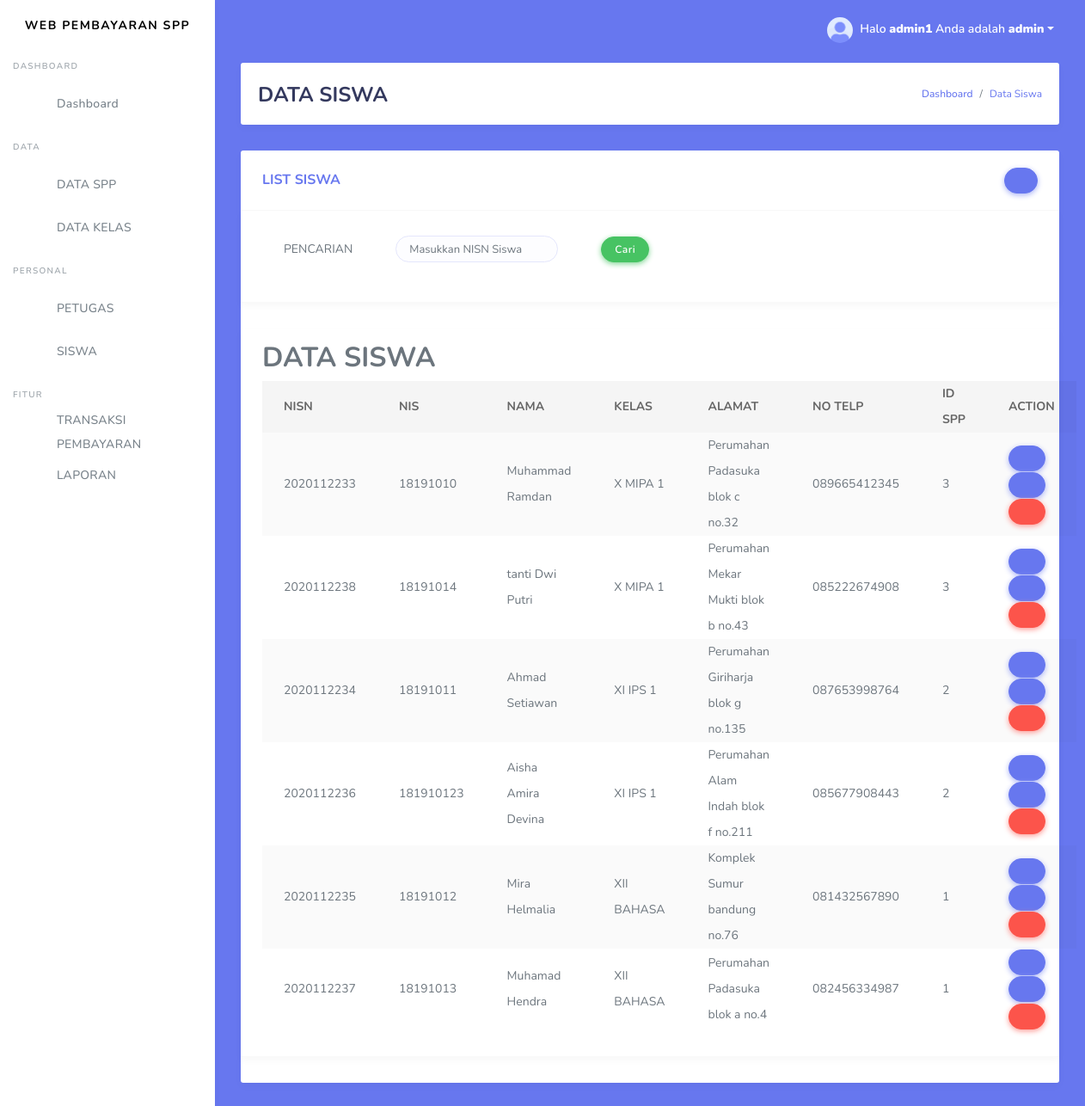
The app's page /siswa.php (signed in) with its own data.
### tables this page shows
CREATE TABLE `siswa` (
  `nisn` varchar(11) NOT NULL,
  `nis` varchar(11) NOT NULL,
  `nama` varchar(35) NOT NULL,
  `id_kelas` int(11) NOT NULL,
  `alamat` text NOT NULL,
  `no_telp` varchar(13) NOT NULL,
  `id_spp` int(11) NOT NULL
);

CREATE TABLE `kelas` (
  `id_kelas` int(11) NOT NULL,
  `nama_kelas` varchar(10) NOT NULL,
  `kompetensi_keahlian` varchar(50) NOT NULL
);

CREATE TABLE `spp` (
  `id_spp` int(11) NOT NULL,
  `tahun` int(11) NOT NULL,
  `nominal` int(11) NOT NULL
);

### siswa.php (the view, shortened to what this page needs)
<!DOCTYPE html>
<html>
<head>
</head>
<body>
  <?php
  include('tampilan/header.php');
  include('tampilan/sidebar.php');
  ?>
  <div class="main-content bg-primary">
    <section class="section">
      <div class="section-header">
        <h1>DATA SISWA</h1>
        <div class="section-header-breadcrumb">
          <div class="breadcrumb-item active"><a href="dashboard.php">Dashboard</a></div>
          <div class="breadcrumb-item text-primary">Data Siswa</div>
        </div>
      </div>
      <div class="row">
        <div class="col-md-12">
          <div class="card">
            <div class="card-header">
              <h4>LIST SISWA</h4>
              <div class="card-header-form">
                <form>
                  <div class="input-group-btn">
                    <a href="tambah_siswa.php" class="btn btn-primary"><i class="fas fa-plus"></i></a>
                  </div>
                </form>
              </div>
            </div>
            <div class="row">
              <div class="col-md-12">
                <div class="card">
                  <div class="card-header">
                    <form action="" method="get">
                      <table class="table">
                        <tr>
                          <td>PENCARIAN</td>
                          <td>
                            <input class="form-control" type="text" name="nisn" placeholder="Masukkan NISN Siswa">
                          </td>
                          <td>
                            <button class="btn btn-success" type="submit" name="cari">Cari</button>
                          </td>
                        </tr>
                      </table>
                    </form>
                  </div>
                          </div>
                        </div>
                      </div>
                    <div class="row">
                      <div class="col-md-12">
                        <div class="card">
                          <div class="card-header">
                            <div class="card-body p-0 ">
                                <div class="table-responsive ">
                                  <h2>DATA SISWA</h2>
                                  <table class="table table-striped ">
                                    <thead>
                                      <tr>
                                        <th>NISN</th>
                                        <th>NIS</th>
                                        <th>NAMA</th>
                                        <th>KELAS</th>
                                        <th>ALAMAT</th>
                                        <th>NO TELP</th>
                                        <th>ID SPP</th>
                                        <th>ACTION</th>
                                      </tr>
                                    </thead>
                                    <tbody>
                                      <?php
                                      $query = "SELECT * FROM siswa,kelas,spp where siswa.id_kelas=kelas.id_kelas AND siswa.id_spp=spp.id_spp ORDER BY nama_kelas ASC";
                                      $result = mysqli_query($koneksi, $query);
                                      while ($row = mysqli_fetch_assoc($result)) {
                                      ?>
                                        <tr>
                                          <td><?php echo $row['nisn']; ?></td>
                                          <td><?php echo $row['nis']; ?></td>
                                          <td><?php echo $row['nama']; ?></td>
                                          <td><?php echo $row['nama_kelas']; ?></td>
                                          <td><?php echo $row['alamat']; ?></td>
                                          <td><?php echo $row['no_telp']; ?></td>
                                          <td><?php echo substr($row['id_spp'], 0, 20); ?></td>
                                          <td>
                                            <a href="transaksi.php?id=<?php echo $row['nisn']; ?>" class="btn btn-primary"><i class="fas fa-book"></i></a>
                                            <a href="edit_siswa.php?id=<?php echo $row['nisn']; ?>" class="btn btn-primary"><i class="fas fa-edit"></i></a>
                                            <a href="proses_hapussiswa.php?id=<?php echo $row['nisn']; ?>" class="btn btn-danger" onClick="return confirm('Anda yakin akan menghapus data ini?')"><i class="fas fa-trash"></i></a>
                                          </td>
                                        </tr>
                                      <?php
                                      }
                                      ?>
                                    </tbody>
                                  </table>
                                </div>
                              </div>
                            </div>
                          </div>
                        </div>
                      </div>
                    </div>
                </div>
              </div>
            </div>
  </div>
</body>
</html>

### tampilan/header.php (shortened to what this page needs)
<!DOCTYPE html>
<html lang="en">
  <head>
  <link rel="stylesheet" href="bootstrap/bootstrap.min.css">
  <link rel="stylesheet" href="assets/fontawesome-free/css/all.css">
  <link rel="stylesheet" href="css/style.css">
  <link rel="stylesheet" href="css/components.css">
  </head>
  </html>

### tampilan/sidebar.php (shortened to what this page needs)
  <?php
  if($_SESSION['level']=="admin"){
  ?>
<body>
  <div id="app">
    <div class="main-wrapper">
      <nav class="navbar navbar-expand-lg main-navbar">
        <form class="form-inline mr-auto">
          <ul class="navbar-nav mr-3">
            <li><a href="#" data-toggle="sidebar" class="nav-link nav-link-lg"><i class="fas fa-bars"></i></a></li>
          </ul>
        </form>
        <ul class="navbar-nav navbar-right">
          <li class="dropdown"><a href="#" data-toggle="dropdown" class="nav-link dropdown-toggle nav-link-lg nav-link-user">
            <img alt="image" src="img/avatar/avatar-1.png" class="rounded-circle mr-1">
            Halo <b><?php echo $_SESSION['username']; ?></b> Anda adalah <b><?php echo $_SESSION['level']; ?></b></a>
          </li>
        </ul>
      </nav>
      <div class="main-sidebar">
        <aside id="sidebar-wrapper">
          <div class="sidebar-brand">
            <a>Web Pembayaran SPP</a>
          </div>
          <ul class="sidebar-menu">
              <li class="menu-header">Dashboard</li>
              <li>
                <a href="dashboard.php" class="nav-link"><i class="fas fa-fire"></i><span>Dashboard</span></a>
              </li>
              <li class="menu-header">Data</li>
              <li><a class="nav-link" href="spp.php"><i class="fas fa-database"></i> <span>DATA SPP</span></a></li>
              <li><a class="nav-link" href="kelas.php"><i class="fas fa-database"></i> <span>DATA KELAS</span></a></li>
              <li class="menu-header">Personal</li>
              <li><a class="nav-link" href="petugas.php"><i class="fas fa-user-edit"></i> <span>PETUGAS</span></a></li>
              <li><a class="nav-link" href="siswa.php"><i class="fas fa-user-graduate"></i> <span>SISWA</span></a></li>
              <li class="menu-header">Fitur</li>
              <li><a class="nav-link" href="transaksi.php"><i class="fas fa-money-check-alt"></i> <span>TRANSAKSI PEMBAYARAN</span></a></li>
              <li><a class="nav-link" href="laporan.php"><i class="fas fa-book"></i> <span>LAPORAN</span></a></li>
        </aside>
      </div>
<?php
}

### records on screen
siswa: nisn "2020112233", nis "18191010", nama "Muhammad Ramdan", id_kelas.nama_kelas "X MIPA 1", alamat "Perumahan Padasuka blok c no.32", no_telp "089665412345", id_spp.id_spp "3"
siswa: nisn "2020112238", nis "18191014", nama "tanti Dwi Putri", id_kelas.nama_kelas "X MIPA 1", alamat "Perumahan Mekar Mukti blok b no.43", no_telp "085222674908", id_spp.id_spp "3"
siswa: nisn "2020112234", nis "18191011", nama "Ahmad Setiawan", id_kelas.nama_kelas "XI IPS 1", alamat "Perumahan Giriharja blok g no.135", no_telp "087653998764", id_spp.id_spp "2"
siswa: nisn "2020112236", nis "181910123", nama "Aisha Amira Devina", id_kelas.nama_kelas "XI IPS 1", alamat "Perumahan Alam Indah blok f no.211", no_telp "085677908443", id_spp.id_spp "2"
siswa: nisn "2020112235", nis "18191012", nama "Mira Helmalia", id_kelas.nama_kelas "XII BAHASA", alamat "Komplek Sumur bandung no.76", no_telp "081432567890", id_spp.id_spp "1"
siswa: nisn "2020112237", nis "18191013", nama "Muhamad Hendra", id_kelas.nama_kelas "XII BAHASA", alamat "Perumahan Padasuka blok a no.4", no_telp "082456334987", id_spp.id_spp "1"

### other values on screen
$_SESSION['username'] "admin1"
$_SESSION['level'] "admin"
